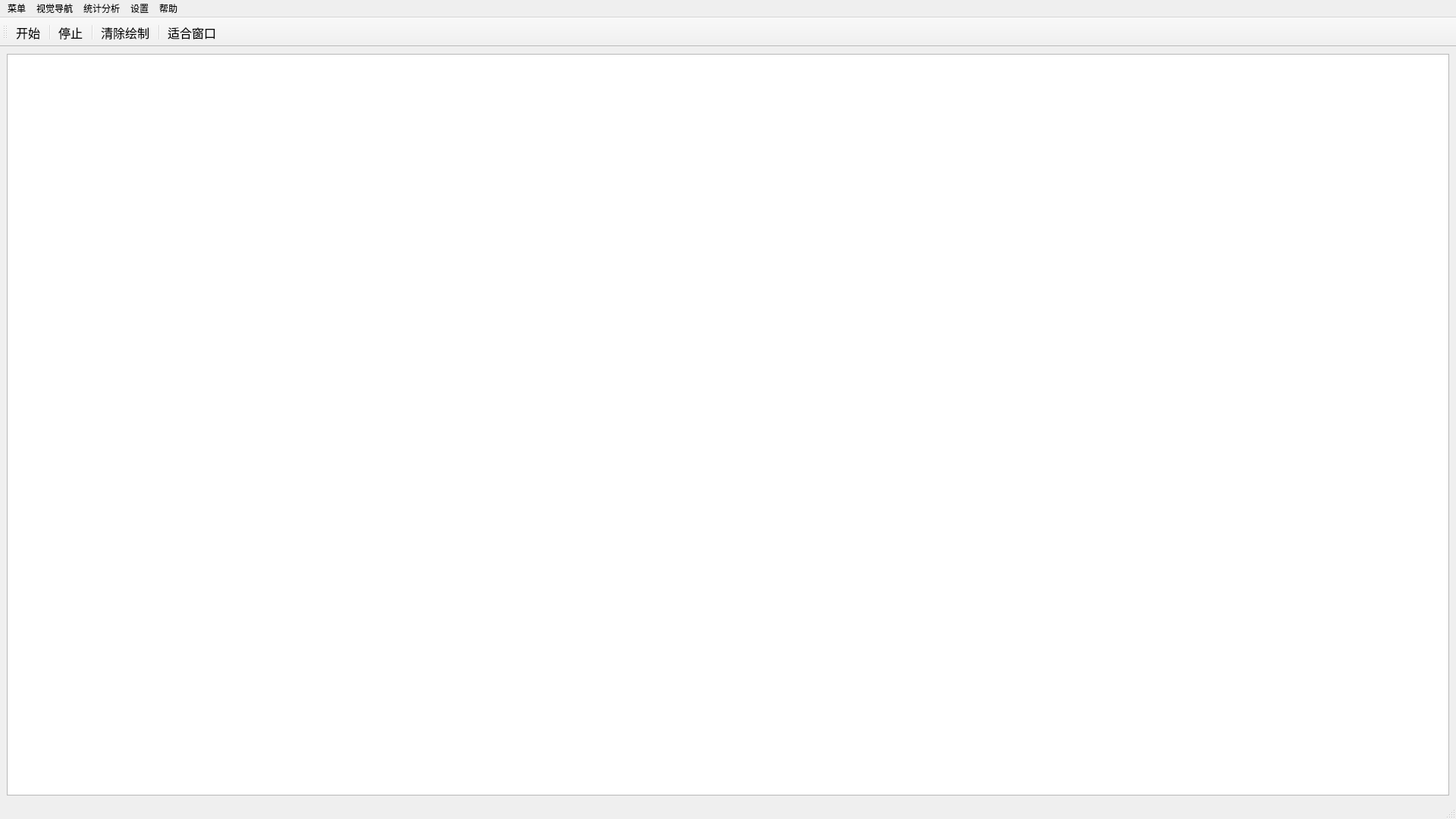
<?xml version="1.0" encoding="UTF-8"?>
<ui version="4.0">
 <class>MainWindow</class>
 <widget class="QMainWindow" name="MainWindow">
  <property name="geometry">
   <rect>
    <x>0</x>
    <y>0</y>
    <width>1920</width>
    <height>1080</height>
   </rect>
  </property>
  <property name="windowTitle">
   <string>无人相对导航全数字仿真系统</string>
  </property>
  <widget class="QWidget" name="centralwidget">
   <layout class="QGridLayout" name="gridLayout">
    <item row="1" column="0">
     <widget class="QGraphicsView" name="mapView"/>
    </item>
   </layout>
  </widget>
  <widget class="QMenuBar" name="menubar">
   <property name="geometry">
    <rect>
     <x>0</x>
     <y>0</y>
     <width>1920</width>
     <height>28</height>
    </rect>
   </property>
   <widget class="QMenu" name="menu">
    <property name="title">
     <string>菜单</string>
    </property>
    <addaction name="action_new"/>
    <addaction name="action_open"/>
    <addaction name="action_save"/>
    <addaction name="action_saveAs"/>
    <addaction name="action_exit"/>
   </widget>
   <widget class="QMenu" name="menu_2">
    <property name="title">
     <string>视觉导航</string>
    </property>
    <widget class="QMenu" name="menu_4">
     <property name="title">
      <string>图像预处理</string>
     </property>
     <addaction name="action_dehaze"/>
     <addaction name="action_enhance"/>
    </widget>
    <addaction name="action_load_config"/>
    <addaction name="menu_4"/>
    <addaction name="action_simulate"/>
   </widget>
   <widget class="QMenu" name="menu_3">
    <property name="font">
     <font>
      <pointsize>12</pointsize>
     </font>
    </property>
    <property name="title">
     <string>帮助</string>
    </property>
    <addaction name="action_about"/>
   </widget>
   <widget class="QMenu" name="menu_5">
    <property name="title">
     <string>设置</string>
    </property>
    <widget class="QMenu" name="menu_6">
     <property name="title">
      <string>界面风格</string>
     </property>
     <addaction name="actionFusion"/>
     <addaction name="actionWindows"/>
     <addaction name="actionGTK"/>
    </widget>
    <widget class="QMenu" name="menu_7">
     <property name="title">
      <string>字体大小</string>
     </property>
     <addaction name="action_font_small"/>
     <addaction name="action_font_medium"/>
     <addaction name="action_font_large"/>
    </widget>
    <addaction name="separator"/>
    <addaction name="menu_7"/>
    <addaction name="menu_6"/>
    <addaction name="action_bg_mode"/>
    <addaction name="action_restore_config"/>
   </widget>
   <widget class="QMenu" name="menu_8">
    <property name="title">
     <string>统计分析</string>
    </property>
    <addaction name="action_display_matches"/>
    <addaction name="action_stats_register"/>
    <addaction name="action_evo_display"/>
    <addaction name="action_stats_ekf"/>
   </widget>
   <addaction name="menu"/>
   <addaction name="menu_2"/>
   <addaction name="menu_8"/>
   <addaction name="menu_5"/>
   <addaction name="menu_3"/>
  </widget>
  <widget class="QStatusBar" name="statusbar"/>
  <widget class="QToolBar" name="toolBar">
   <property name="font">
    <font>
     <pointsize>12</pointsize>
    </font>
   </property>
   <property name="windowTitle">
    <string>toolBar</string>
   </property>
   <property name="styleSheet">
    <string notr="true"/>
   </property>
   <attribute name="toolBarArea">
    <enum>TopToolBarArea</enum>
   </attribute>
   <attribute name="toolBarBreak">
    <bool>false</bool>
   </attribute>
   <addaction name="action_start"/>
   <addaction name="separator"/>
   <addaction name="action_stop"/>
   <addaction name="separator"/>
   <addaction name="action_clear"/>
   <addaction name="separator"/>
   <addaction name="action_resize"/>
  </widget>
  <action name="action_new">
   <property name="text">
    <string>新建</string>
   </property>
   <property name="font">
    <font>
     <pointsize>12</pointsize>
    </font>
   </property>
  </action>
  <action name="action_load_config">
   <property name="text">
    <string>加载配置文件</string>
   </property>
   <property name="font">
    <font>
     <pointsize>12</pointsize>
    </font>
   </property>
  </action>
  <action name="action_simulate">
   <property name="text">
    <string>开始导航</string>
   </property>
  </action>
  <action name="action_5">
   <property name="text">
    <string>统计分析</string>
   </property>
  </action>
  <action name="action_about">
   <property name="text">
    <string>关于</string>
   </property>
  </action>
  <action name="action_enhance">
   <property name="text">
    <string>图像增强</string>
   </property>
  </action>
  <action name="action_dehaze">
   <property name="text">
    <string>图像去雾</string>
   </property>
  </action>
  <action name="action_save">
   <property name="text">
    <string>保存</string>
   </property>
  </action>
  <action name="action_saveAs">
   <property name="text">
    <string>另存为</string>
   </property>
  </action>
  <action name="action_preference">
   <property name="text">
    <string>首选项</string>
   </property>
  </action>
  <action name="action_exit">
   <property name="text">
    <string>退出</string>
   </property>
  </action>
  <action name="action_open">
   <property name="text">
    <string>打开</string>
   </property>
  </action>
  <action name="action_start">
   <property name="text">
    <string>开始</string>
   </property>
  </action>
  <action name="action_stop">
   <property name="text">
    <string>停止</string>
   </property>
  </action>
  <action name="action_clear">
   <property name="text">
    <string>清除绘制</string>
   </property>
   <property name="iconText">
    <string>清除绘制</string>
   </property>
   <property name="toolTip">
    <string>清除绘制</string>
   </property>
  </action>
  <action name="action_resize">
   <property name="text">
    <string>适合窗口</string>
   </property>
  </action>
  <action name="action_bg_mode">
   <property name="text">
    <string>深色主题</string>
   </property>
  </action>
  <action name="actionFusion">
   <property name="text">
    <string>Fusion</string>
   </property>
  </action>
  <action name="actionWindows">
   <property name="text">
    <string>Windows</string>
   </property>
  </action>
  <action name="actionGTK">
   <property name="text">
    <string>GTK+</string>
   </property>
  </action>
  <action name="action_font_small">
   <property name="text">
    <string>小
</string>
   </property>
  </action>
  <action name="action_font_medium">
   <property name="text">
    <string>中</string>
   </property>
  </action>
  <action name="action_font_large">
   <property name="text">
    <string>大</string>
   </property>
  </action>
  <action name="action_display_matches">
   <property name="text">
    <string>查看配准结果</string>
   </property>
  </action>
  <action name="action_evo_display">
   <property name="text">
    <string>导航轨迹绘制</string>
   </property>
  </action>
  <action name="action_stats_ekf">
   <property name="text">
    <string>定位误差分析</string>
   </property>
  </action>
  <action name="action_stats_register">
   <property name="text">
    <string>配准精度统计</string>
   </property>
  </action>
  <action name="action_restore_config">
   <property name="text">
    <string>恢复默认配置文件</string>
   </property>
  </action>
 </widget>
 <resources/>
 <connections/>
</ui>
